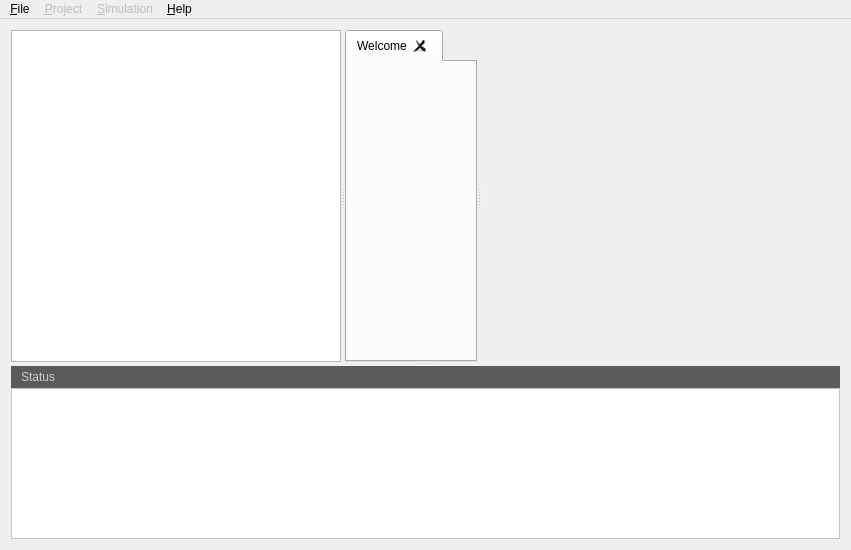
<?xml version="1.0" encoding="UTF-8"?>
<ui version="4.0">
 <class>GVLE2Win</class>
 <widget class="QMainWindow" name="GVLE2Win">
  <property name="geometry">
   <rect>
    <x>0</x>
    <y>0</y>
    <width>851</width>
    <height>550</height>
   </rect>
  </property>
  <property name="windowTitle">
   <string>GVLE2Win</string>
  </property>
  <widget class="QWidget" name="centralWidget">
   <layout class="QGridLayout" name="gridLayout">
    <item row="0" column="0">
     <widget class="QSplitter" name="splitter_2">
      <property name="sizePolicy">
       <sizepolicy hsizetype="Expanding" vsizetype="Expanding">
        <horstretch>0</horstretch>
        <verstretch>0</verstretch>
       </sizepolicy>
      </property>
      <property name="orientation">
       <enum>Qt::Vertical</enum>
      </property>
      <property name="childrenCollapsible">
       <bool>false</bool>
      </property>
      <widget class="QSplitter" name="splitter">
       <property name="sizePolicy">
        <sizepolicy hsizetype="Expanding" vsizetype="Expanding">
         <horstretch>0</horstretch>
         <verstretch>0</verstretch>
        </sizepolicy>
       </property>
       <property name="orientation">
        <enum>Qt::Horizontal</enum>
       </property>
       <widget class="QStackedWidget" name="leftCol">
        <property name="sizePolicy">
         <sizepolicy hsizetype="Expanding" vsizetype="Expanding">
          <horstretch>0</horstretch>
          <verstretch>0</verstretch>
         </sizepolicy>
        </property>
        <property name="frameShadow">
         <enum>QFrame::Plain</enum>
        </property>
        <property name="lineWidth">
         <number>0</number>
        </property>
        <property name="midLineWidth">
         <number>0</number>
        </property>
        <property name="currentIndex">
         <number>0</number>
        </property>
        <widget class="QWidget" name="page">
         <property name="sizePolicy">
          <sizepolicy hsizetype="Expanding" vsizetype="Expanding">
           <horstretch>0</horstretch>
           <verstretch>0</verstretch>
          </sizepolicy>
         </property>
         <layout class="QVBoxLayout" name="verticalLayout">
          <property name="leftMargin">
           <number>0</number>
          </property>
          <property name="topMargin">
           <number>0</number>
          </property>
          <property name="rightMargin">
           <number>0</number>
          </property>
          <property name="bottomMargin">
           <number>0</number>
          </property>
          <item>
           <widget class="QTreeWidget" name="treeProject">
            <property name="sizePolicy">
             <sizepolicy hsizetype="Expanding" vsizetype="Expanding">
              <horstretch>1</horstretch>
              <verstretch>1</verstretch>
             </sizepolicy>
            </property>
            <property name="minimumSize">
             <size>
              <width>0</width>
              <height>0</height>
             </size>
            </property>
            <property name="maximumSize">
             <size>
              <width>16777215</width>
              <height>16777215</height>
             </size>
            </property>
            <property name="iconSize">
             <size>
              <width>16</width>
              <height>16</height>
             </size>
            </property>
            <property name="headerHidden">
             <bool>false</bool>
            </property>
            <property name="columnCount">
             <number>0</number>
            </property>
            <attribute name="headerVisible">
             <bool>true</bool>
            </attribute>
            <attribute name="headerDefaultSectionSize">
             <number>40</number>
            </attribute>
           </widget>
          </item>
         </layout>
        </widget>
        <widget class="QWidget" name="page_2">
         <property name="sizePolicy">
          <sizepolicy hsizetype="Expanding" vsizetype="Expanding">
           <horstretch>0</horstretch>
           <verstretch>0</verstretch>
          </sizepolicy>
         </property>
         <layout class="QVBoxLayout" name="verticalLayout_2">
          <item>
           <widget class="QFrame" name="frame_2">
            <property name="frameShape">
             <enum>QFrame::StyledPanel</enum>
            </property>
            <property name="frameShadow">
             <enum>QFrame::Raised</enum>
            </property>
            <layout class="QGridLayout" name="gridLayout_2">
             <item row="0" column="0">
              <widget class="QPushButton" name="pushButton_2">
               <property name="text">
                <string>&lt; &gt;</string>
               </property>
              </widget>
             </item>
            </layout>
           </widget>
          </item>
         </layout>
        </widget>
       </widget>
       <widget class="QTabWidget" name="tabWidget">
        <property name="sizePolicy">
         <sizepolicy hsizetype="Expanding" vsizetype="Expanding">
          <horstretch>0</horstretch>
          <verstretch>0</verstretch>
         </sizepolicy>
        </property>
        <property name="minimumSize">
         <size>
          <width>0</width>
          <height>0</height>
         </size>
        </property>
        <property name="currentIndex">
         <number>0</number>
        </property>
        <property name="tabsClosable">
         <bool>true</bool>
        </property>
        <widget class="QWidget" name="tabWelcome">
         <property name="focusPolicy">
          <enum>Qt::TabFocus</enum>
         </property>
         <attribute name="title">
          <string>Welcome</string>
         </attribute>
         <widget class="QLabel" name="label">
          <property name="geometry">
           <rect>
            <x>10</x>
            <y>30</y>
            <width>131</width>
            <height>81</height>
           </rect>
          </property>
          <property name="text">
           <string/>
          </property>
          <property name="pixmap">
           <pixmap resource="../../apps/gvle2/gvle2.qrc">:/logo/resources/logo.png</pixmap>
          </property>
         </widget>
         <widget class="QTextBrowser" name="textBrowser_3">
          <property name="geometry">
           <rect>
            <x>150</x>
            <y>20</y>
            <width>201</width>
            <height>121</height>
           </rect>
          </property>
          <property name="font">
           <font>
            <pointsize>22</pointsize>
           </font>
          </property>
          <property name="frameShape">
           <enum>QFrame::NoFrame</enum>
          </property>
          <property name="frameShadow">
           <enum>QFrame::Plain</enum>
          </property>
          <property name="lineWidth">
           <number>0</number>
          </property>
          <property name="html">
           <string>&lt;!DOCTYPE HTML PUBLIC &quot;-//W3C//DTD HTML 4.0//EN&quot; &quot;http://www.w3.org/TR/REC-html40/strict.dtd&quot;&gt;
&lt;html&gt;&lt;head&gt;&lt;meta name=&quot;qrichtext&quot; content=&quot;1&quot; /&gt;&lt;style type=&quot;text/css&quot;&gt;
p, li { white-space: pre-wrap; }
&lt;/style&gt;&lt;/head&gt;&lt;body style=&quot; font-family:'Ubuntu'; font-size:22pt; font-weight:400; font-style:normal;&quot;&gt;
&lt;p style=&quot; margin-top:0px; margin-bottom:0px; margin-left:0px; margin-right:0px; -qt-block-indent:0; text-indent:0px;&quot;&gt;&lt;span style=&quot; font-family:'Cantarell'; font-size:20pt; color:#ee7f00;&quot;&gt;Virtual&lt;br /&gt;Laboratory&lt;br /&gt;Environment&lt;/span&gt;&lt;/p&gt;&lt;/body&gt;&lt;/html&gt;</string>
          </property>
         </widget>
        </widget>
       </widget>
       <widget class="QWidget" name="layoutWidget">
        <layout class="QVBoxLayout" name="rightCol">
         <item>
          <widget class="QStackedWidget" name="rightStack">
           <property name="currentIndex">
            <number>0</number>
           </property>
           <widget class="QWidget" name="rightStackPageNull"/>
           <widget class="QWidget" name="pageVpz">
            <layout class="QVBoxLayout" name="verticalLayout_5">
             <property name="spacing">
              <number>6</number>
             </property>
             <property name="leftMargin">
              <number>0</number>
             </property>
             <property name="topMargin">
              <number>0</number>
             </property>
             <property name="rightMargin">
              <number>0</number>
             </property>
             <property name="bottomMargin">
              <number>0</number>
             </property>
             <item>
              <widget class="QTreeWidget" name="treeVpzModel">
               <column>
                <property name="text">
                 <string>Models</string>
                </property>
               </column>
              </widget>
             </item>
             <item>
              <widget class="QTreeWidget" name="treeWidget">
               <column>
                <property name="text">
                 <string>Classes</string>
                </property>
               </column>
              </widget>
             </item>
            </layout>
           </widget>
          </widget>
         </item>
        </layout>
       </widget>
      </widget>
      <widget class="QWidget" name="statusWidget" native="true">
       <property name="sizePolicy">
        <sizepolicy hsizetype="Expanding" vsizetype="Expanding">
         <horstretch>0</horstretch>
         <verstretch>0</verstretch>
        </sizepolicy>
       </property>
       <property name="styleSheet">
        <string notr="true">background-color: rgb(255, 117, 117);</string>
       </property>
       <layout class="QVBoxLayout" name="verticalLayout_3">
        <property name="spacing">
         <number>0</number>
        </property>
        <property name="leftMargin">
         <number>0</number>
        </property>
        <property name="topMargin">
         <number>0</number>
        </property>
        <property name="rightMargin">
         <number>0</number>
        </property>
        <property name="bottomMargin">
         <number>0</number>
        </property>
        <item>
         <widget class="QFrame" name="statusTitleFrame">
          <property name="sizePolicy">
           <sizepolicy hsizetype="Expanding" vsizetype="Fixed">
            <horstretch>0</horstretch>
            <verstretch>0</verstretch>
           </sizepolicy>
          </property>
          <property name="minimumSize">
           <size>
            <width>0</width>
            <height>22</height>
           </size>
          </property>
          <property name="maximumSize">
           <size>
            <width>16777215</width>
            <height>22</height>
           </size>
          </property>
          <property name="styleSheet">
           <string notr="true">background-color: rgb(90, 90, 90);</string>
          </property>
          <property name="frameShape">
           <enum>QFrame::NoFrame</enum>
          </property>
          <property name="frameShadow">
           <enum>QFrame::Plain</enum>
          </property>
          <layout class="QHBoxLayout" name="horizontalLayout_2">
           <property name="spacing">
            <number>2</number>
           </property>
           <property name="leftMargin">
            <number>0</number>
           </property>
           <property name="topMargin">
            <number>0</number>
           </property>
           <property name="rightMargin">
            <number>0</number>
           </property>
           <property name="bottomMargin">
            <number>0</number>
           </property>
           <item>
            <widget class="QLabel" name="statusTitle">
             <property name="styleSheet">
              <string notr="true">color: rgb(204, 204, 204);</string>
             </property>
             <property name="lineWidth">
              <number>0</number>
             </property>
             <property name="text">
              <string>Status</string>
             </property>
             <property name="margin">
              <number>0</number>
             </property>
             <property name="indent">
              <number>10</number>
             </property>
            </widget>
           </item>
           <item>
            <spacer name="horizontalSpacer_2">
             <property name="orientation">
              <enum>Qt::Horizontal</enum>
             </property>
             <property name="sizeHint" stdset="0">
              <size>
               <width>40</width>
               <height>20</height>
              </size>
             </property>
            </spacer>
           </item>
           <item>
            <widget class="QPushButton" name="statusTitleToggle">
             <property name="sizePolicy">
              <sizepolicy hsizetype="Fixed" vsizetype="Fixed">
               <horstretch>0</horstretch>
               <verstretch>0</verstretch>
              </sizepolicy>
             </property>
             <property name="minimumSize">
              <size>
               <width>20</width>
               <height>20</height>
              </size>
             </property>
             <property name="maximumSize">
              <size>
               <width>20</width>
               <height>20</height>
              </size>
             </property>
             <property name="baseSize">
              <size>
               <width>20</width>
               <height>0</height>
              </size>
             </property>
             <property name="styleSheet">
              <string notr="true">QPushButton{background-image: url(:/icon/resources/arrow_up_bw.png);}
QPushButton:hover{background:url(:/icon/resources/arrow_up_blue.png);}</string>
             </property>
             <property name="text">
              <string/>
             </property>
             <property name="flat">
              <bool>true</bool>
             </property>
            </widget>
           </item>
          </layout>
         </widget>
        </item>
        <item>
         <widget class="QPlainTextEdit" name="statusLog">
          <property name="sizePolicy">
           <sizepolicy hsizetype="Expanding" vsizetype="MinimumExpanding">
            <horstretch>0</horstretch>
            <verstretch>0</verstretch>
           </sizepolicy>
          </property>
          <property name="minimumSize">
           <size>
            <width>0</width>
            <height>20</height>
           </size>
          </property>
          <property name="styleSheet">
           <string notr="true">background-color: rgb(255, 255, 255);</string>
          </property>
          <property name="undoRedoEnabled">
           <bool>false</bool>
          </property>
          <property name="readOnly">
           <bool>true</bool>
          </property>
          <property name="plainText">
           <string notr="true"/>
          </property>
         </widget>
        </item>
       </layout>
      </widget>
     </widget>
    </item>
   </layout>
  </widget>
  <widget class="QMenuBar" name="menuBar">
   <property name="geometry">
    <rect>
     <x>0</x>
     <y>0</y>
     <width>851</width>
     <height>25</height>
    </rect>
   </property>
   <widget class="QMenu" name="menuFile">
    <property name="title">
     <string>&amp;File</string>
    </property>
    <widget class="QMenu" name="menuRecentProjects">
     <property name="title">
      <string>Recent Projects</string>
     </property>
     <addaction name="actionRecent1"/>
     <addaction name="actionRecent2"/>
     <addaction name="actionRecent3"/>
     <addaction name="actionRecent4"/>
     <addaction name="actionRecent5"/>
    </widget>
    <addaction name="actionNewProject"/>
    <addaction name="actionOpenProject"/>
    <addaction name="menuRecentProjects"/>
    <addaction name="separator"/>
    <addaction name="actionCloseProject"/>
    <addaction name="actionQuit"/>
   </widget>
   <widget class="QMenu" name="menuProject">
    <property name="enabled">
     <bool>false</bool>
    </property>
    <property name="title">
     <string>&amp;Project</string>
    </property>
    <addaction name="actionConfigureProject"/>
    <addaction name="actionBuildProject"/>
   </widget>
   <widget class="QMenu" name="menuSimulation">
    <property name="enabled">
     <bool>false</bool>
    </property>
    <property name="title">
     <string>&amp;Simulation</string>
    </property>
    <widget class="QMenu" name="menuSelectSimulator">
     <property name="enabled">
      <bool>false</bool>
     </property>
     <property name="title">
      <string>Select Simulator</string>
     </property>
     <addaction name="actionSimNone"/>
    </widget>
    <addaction name="actionLaunchSimulation"/>
    <addaction name="separator"/>
    <addaction name="menuSelectSimulator"/>
   </widget>
   <widget class="QMenu" name="menu_Help">
    <property name="toolTip">
     <string/>
    </property>
    <property name="title">
     <string>&amp;Help</string>
    </property>
    <addaction name="actionHelp"/>
    <addaction name="actionAbout"/>
   </widget>
   <addaction name="menuFile"/>
   <addaction name="menuProject"/>
   <addaction name="menuSimulation"/>
   <addaction name="menu_Help"/>
  </widget>
  <action name="actionNew_Project">
   <property name="enabled">
    <bool>true</bool>
   </property>
   <property name="text">
    <string>New Project</string>
   </property>
   <property name="shortcut">
    <string>Ctrl+N</string>
   </property>
  </action>
  <action name="actionNew_VPZ">
   <property name="text">
    <string>New VPZ</string>
   </property>
   <property name="shortcut">
    <string>Ctrl+S</string>
   </property>
  </action>
  <action name="actionOpenProject">
   <property name="text">
    <string>OpenProject</string>
   </property>
   <property name="shortcut">
    <string>Ctrl+O</string>
   </property>
  </action>
  <action name="actionOpen_VPZ">
   <property name="enabled">
    <bool>false</bool>
   </property>
   <property name="text">
    <string>Open VPZ</string>
   </property>
   <property name="shortcut">
    <string>Ctrl+Shift+O</string>
   </property>
  </action>
  <action name="action">
   <property name="text">
    <string>Open Global VPZ</string>
   </property>
  </action>
  <action name="actionSave_File">
   <property name="enabled">
    <bool>false</bool>
   </property>
   <property name="text">
    <string>Save File</string>
   </property>
   <property name="shortcut">
    <string>Ctrl+S</string>
   </property>
  </action>
  <action name="actionSave_File_As">
   <property name="enabled">
    <bool>false</bool>
   </property>
   <property name="text">
    <string>Save File As ...</string>
   </property>
   <property name="shortcut">
    <string>Ctrl+Shift+S</string>
   </property>
  </action>
  <action name="actionClear_Model">
   <property name="enabled">
    <bool>false</bool>
   </property>
   <property name="text">
    <string>Clear Model</string>
   </property>
   <property name="shortcut">
    <string>Ctrl+L</string>
   </property>
  </action>
  <action name="actionImport_Model">
   <property name="enabled">
    <bool>false</bool>
   </property>
   <property name="text">
    <string>Import Model</string>
   </property>
   <property name="shortcut">
    <string>Ctrl+I</string>
   </property>
  </action>
  <action name="actionExport_Model">
   <property name="enabled">
    <bool>false</bool>
   </property>
   <property name="text">
    <string>Export Model</string>
   </property>
  </action>
  <action name="actionExport_Graphic">
   <property name="enabled">
    <bool>false</bool>
   </property>
   <property name="text">
    <string>Export Graphic</string>
   </property>
  </action>
  <action name="actionClose_Tab">
   <property name="enabled">
    <bool>false</bool>
   </property>
   <property name="text">
    <string>Close Tab</string>
   </property>
  </action>
  <action name="actionCloseProject">
   <property name="enabled">
    <bool>false</bool>
   </property>
   <property name="text">
    <string>Close Project</string>
   </property>
  </action>
  <action name="actionQuit">
   <property name="text">
    <string>Quit</string>
   </property>
  </action>
  <action name="actionAbout">
   <property name="text">
    <string>About</string>
   </property>
  </action>
  <action name="actionOrder">
   <property name="enabled">
    <bool>false</bool>
   </property>
   <property name="text">
    <string>Order</string>
   </property>
   <property name="statusTip">
    <string/>
   </property>
  </action>
  <action name="actionRefresh">
   <property name="enabled">
    <bool>false</bool>
   </property>
   <property name="text">
    <string>Refresh</string>
   </property>
  </action>
  <action name="actionComplete_view">
   <property name="enabled">
    <bool>false</bool>
   </property>
   <property name="text">
    <string>Complete view</string>
   </property>
  </action>
  <action name="actionSimple_view">
   <property name="enabled">
    <bool>false</bool>
   </property>
   <property name="text">
    <string>Simple view</string>
   </property>
  </action>
  <action name="actionPreferences">
   <property name="text">
    <string>Preferences</string>
   </property>
  </action>
  <action name="actionConfigureProject">
   <property name="enabled">
    <bool>true</bool>
   </property>
   <property name="text">
    <string>Configure Project</string>
   </property>
   <property name="shortcut">
    <string>Ctrl+G</string>
   </property>
  </action>
  <action name="actionBuild_Project">
   <property name="enabled">
    <bool>false</bool>
   </property>
   <property name="text">
    <string>Build Project</string>
   </property>
  </action>
  <action name="actionProject_dependencies">
   <property name="enabled">
    <bool>false</bool>
   </property>
   <property name="text">
    <string>Project Dependencies</string>
   </property>
  </action>
  <action name="action_2">
   <property name="text">
    <string>Test Project</string>
   </property>
  </action>
  <action name="actionClean_Project">
   <property name="text">
    <string>Clean Project</string>
   </property>
  </action>
  <action name="actionRemove_Binary_Project">
   <property name="text">
    <string>Remove Binary Project</string>
   </property>
  </action>
  <action name="actionProject">
   <property name="enabled">
    <bool>false</bool>
   </property>
   <property name="text">
    <string>Project</string>
   </property>
   <property name="shortcut">
    <string>Ctrl+Shift+E</string>
   </property>
  </action>
  <action name="actionViews">
   <property name="enabled">
    <bool>false</bool>
   </property>
   <property name="text">
    <string>Views</string>
   </property>
  </action>
  <action name="actionDynamics">
   <property name="enabled">
    <bool>false</bool>
   </property>
   <property name="text">
    <string>Dynamics</string>
   </property>
  </action>
  <action name="actionConditions">
   <property name="enabled">
    <bool>false</bool>
   </property>
   <property name="text">
    <string>Conditions</string>
   </property>
  </action>
  <action name="actionLaunchSimulation">
   <property name="text">
    <string>Launch Simulation</string>
   </property>
  </action>
  <action name="actionRecent1">
   <property name="enabled">
    <bool>false</bool>
   </property>
   <property name="text">
    <string>&lt;vide&gt;</string>
   </property>
   <property name="visible">
    <bool>true</bool>
   </property>
  </action>
  <action name="actionRecent2">
   <property name="enabled">
    <bool>false</bool>
   </property>
   <property name="text">
    <string>Last2</string>
   </property>
   <property name="visible">
    <bool>false</bool>
   </property>
  </action>
  <action name="actionRecent3">
   <property name="enabled">
    <bool>false</bool>
   </property>
   <property name="text">
    <string>Last3</string>
   </property>
   <property name="visible">
    <bool>false</bool>
   </property>
  </action>
  <action name="actionRecent4">
   <property name="enabled">
    <bool>false</bool>
   </property>
   <property name="text">
    <string>Last4</string>
   </property>
   <property name="visible">
    <bool>false</bool>
   </property>
  </action>
  <action name="actionRecent5">
   <property name="enabled">
    <bool>false</bool>
   </property>
   <property name="text">
    <string>Last5</string>
   </property>
   <property name="visible">
    <bool>false</bool>
   </property>
  </action>
  <action name="actionHelp">
   <property name="text">
    <string>Help</string>
   </property>
   <property name="shortcut">
    <string>F1</string>
   </property>
  </action>
  <action name="actionSimNone">
   <property name="checkable">
    <bool>true</bool>
   </property>
   <property name="checked">
    <bool>true</bool>
   </property>
   <property name="text">
    <string>internal</string>
   </property>
  </action>
  <action name="actionTest">
   <property name="checkable">
    <bool>true</bool>
   </property>
   <property name="text">
    <string>test</string>
   </property>
  </action>
  <action name="actionZaza">
   <property name="text">
    <string>zaza</string>
   </property>
  </action>
  <action name="actionBuildProject">
   <property name="text">
    <string>Build Project</string>
   </property>
   <property name="shortcut">
    <string>Ctrl+B</string>
   </property>
  </action>
  <action name="actionNewProject">
   <property name="text">
    <string>New Project</string>
   </property>
   <property name="shortcut">
    <string>Ctrl+N</string>
   </property>
  </action>
 </widget>
 <layoutdefault spacing="6" margin="11"/>
 <resources>
  <include location="../../apps/gvle2/gvle2.qrc"/>
 </resources>
 <connections/>
</ui>
